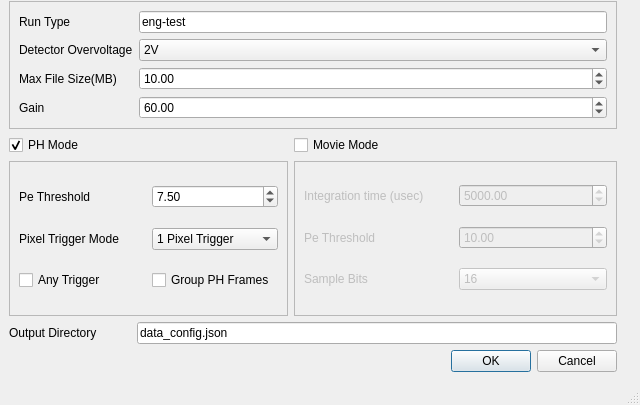
<?xml version="1.0" encoding="UTF-8"?>
<ui version="4.0">
 <class>DataConfigWin</class>
 <widget class="QMainWindow" name="DataConfigWin">
  <property name="geometry">
   <rect>
    <x>0</x>
    <y>0</y>
    <width>640</width>
    <height>405</height>
   </rect>
  </property>
  <property name="windowTitle">
   <string>Data_Config</string>
  </property>
  <widget class="QWidget" name="centralwidget">
   <widget class="QWidget" name="">
    <property name="geometry">
     <rect>
      <x>9</x>
      <y>1</y>
      <width>621</width>
      <height>371</height>
     </rect>
    </property>
    <layout class="QGridLayout" name="gridLayout_3">
     <item row="1" column="1">
      <widget class="QLabel" name="label_11">
       <property name="text">
        <string/>
       </property>
      </widget>
     </item>
     <item row="1" column="0">
      <widget class="QCheckBox" name="ph_mode_enable">
       <property name="text">
        <string>PH Mode</string>
       </property>
       <property name="checked">
        <bool>true</bool>
       </property>
      </widget>
     </item>
     <item row="1" column="4">
      <widget class="QLabel" name="label_10">
       <property name="text">
        <string/>
       </property>
      </widget>
     </item>
     <item row="2" column="0" colspan="2">
      <widget class="QFrame" name="ph_frame">
       <property name="sizePolicy">
        <sizepolicy hsizetype="Preferred" vsizetype="Preferred">
         <horstretch>2</horstretch>
         <verstretch>6</verstretch>
        </sizepolicy>
       </property>
       <property name="frameShape">
        <enum>QFrame::Shape::StyledPanel</enum>
       </property>
       <property name="frameShadow">
        <enum>QFrame::Shadow::Raised</enum>
       </property>
       <layout class="QGridLayout" name="gridLayout_5">
        <item row="1" column="1">
         <widget class="QComboBox" name="ph_trigger_mode">
          <item>
           <property name="text">
            <string>1 Pixel Trigger</string>
           </property>
          </item>
          <item>
           <property name="text">
            <string>2 Pixels Trigger</string>
           </property>
          </item>
          <item>
           <property name="text">
            <string>3 Pixels Trigger </string>
           </property>
          </item>
         </widget>
        </item>
        <item row="0" column="1">
         <widget class="QDoubleSpinBox" name="ph_pe_threshold">
          <property name="maximum">
           <double>9999.000000000000000</double>
          </property>
          <property name="singleStep">
           <double>1.000000000000000</double>
          </property>
          <property name="value">
           <double>7.500000000000000</double>
          </property>
         </widget>
        </item>
        <item row="0" column="0">
         <widget class="QLabel" name="label_8">
          <property name="text">
           <string>Pe Threshold</string>
          </property>
         </widget>
        </item>
        <item row="2" column="0">
         <widget class="QCheckBox" name="ph_any_trigger_enable">
          <property name="text">
           <string>Any Trigger</string>
          </property>
         </widget>
        </item>
        <item row="1" column="0">
         <widget class="QLabel" name="label_9">
          <property name="text">
           <string>Pixel Trigger Mode</string>
          </property>
         </widget>
        </item>
        <item row="2" column="1">
         <widget class="QCheckBox" name="ph_group_frame_enable">
          <property name="enabled">
           <bool>true</bool>
          </property>
          <property name="text">
           <string>Group PH Frames</string>
          </property>
         </widget>
        </item>
       </layout>
      </widget>
     </item>
     <item row="5" column="0">
      <widget class="QLabel" name="label">
       <property name="sizePolicy">
        <sizepolicy hsizetype="Preferred" vsizetype="Preferred">
         <horstretch>1</horstretch>
         <verstretch>0</verstretch>
        </sizepolicy>
       </property>
       <property name="text">
        <string>Output Directory</string>
       </property>
      </widget>
     </item>
     <item row="6" column="3">
      <widget class="QDialogButtonBox" name="data_config_button">
       <property name="standardButtons">
        <set>QDialogButtonBox::StandardButton::Cancel|QDialogButtonBox::StandardButton::Ok</set>
       </property>
      </widget>
     </item>
     <item row="5" column="1" colspan="3">
      <widget class="QLineEdit" name="config_output_dir">
       <property name="sizePolicy">
        <sizepolicy hsizetype="Expanding" vsizetype="Fixed">
         <horstretch>3</horstretch>
         <verstretch>0</verstretch>
        </sizepolicy>
       </property>
       <property name="text">
        <string>data_config.json</string>
       </property>
      </widget>
     </item>
     <item row="0" column="0" colspan="4">
      <widget class="QFrame" name="frame_3">
       <property name="sizePolicy">
        <sizepolicy hsizetype="Preferred" vsizetype="Preferred">
         <horstretch>0</horstretch>
         <verstretch>1</verstretch>
        </sizepolicy>
       </property>
       <property name="frameShape">
        <enum>QFrame::Shape::StyledPanel</enum>
       </property>
       <property name="frameShadow">
        <enum>QFrame::Shadow::Raised</enum>
       </property>
       <layout class="QGridLayout" name="gridLayout_4">
        <item row="3" column="0">
         <widget class="QLabel" name="label_4">
          <property name="text">
           <string>Max File Size(MB)</string>
          </property>
         </widget>
        </item>
        <item row="2" column="1">
         <widget class="QComboBox" name="detector_overvoltage">
          <item>
           <property name="text">
            <string>2V</string>
           </property>
          </item>
          <item>
           <property name="text">
            <string>3V</string>
           </property>
          </item>
         </widget>
        </item>
        <item row="0" column="1">
         <widget class="QLineEdit" name="run_type">
          <property name="text">
           <string>eng-test</string>
          </property>
         </widget>
        </item>
        <item row="3" column="1">
         <widget class="QDoubleSpinBox" name="max_file_size">
          <property name="maximum">
           <double>9999.000000000000000</double>
          </property>
          <property name="singleStep">
           <double>1.000000000000000</double>
          </property>
          <property name="value">
           <double>10.000000000000000</double>
          </property>
         </widget>
        </item>
        <item row="2" column="0">
         <widget class="QLabel" name="label_3">
          <property name="text">
           <string>Detector Overvoltage</string>
          </property>
         </widget>
        </item>
        <item row="0" column="0">
         <widget class="QLabel" name="label_2">
          <property name="text">
           <string>Run Type</string>
          </property>
         </widget>
        </item>
        <item row="4" column="0">
         <widget class="QLabel" name="label_12">
          <property name="text">
           <string>Gain</string>
          </property>
         </widget>
        </item>
        <item row="4" column="1">
         <widget class="QDoubleSpinBox" name="gain">
          <property name="maximum">
           <double>9999.000000000000000</double>
          </property>
          <property name="singleStep">
           <double>1.000000000000000</double>
          </property>
          <property name="value">
           <double>60.000000000000000</double>
          </property>
         </widget>
        </item>
       </layout>
      </widget>
     </item>
     <item row="1" column="2">
      <widget class="QCheckBox" name="movie_mode_enable">
       <property name="text">
        <string>Movie Mode</string>
       </property>
      </widget>
     </item>
     <item row="2" column="2" colspan="2">
      <widget class="QFrame" name="mov_frame">
       <property name="enabled">
        <bool>false</bool>
       </property>
       <property name="sizePolicy">
        <sizepolicy hsizetype="Preferred" vsizetype="Preferred">
         <horstretch>2</horstretch>
         <verstretch>6</verstretch>
        </sizepolicy>
       </property>
       <property name="frameShape">
        <enum>QFrame::Shape::StyledPanel</enum>
       </property>
       <property name="frameShadow">
        <enum>QFrame::Shadow::Raised</enum>
       </property>
       <layout class="QGridLayout" name="gridLayout_2">
        <item row="1" column="0">
         <widget class="QLabel" name="label_5">
          <property name="text">
           <string>Pe Threshold</string>
          </property>
         </widget>
        </item>
        <item row="0" column="1">
         <widget class="QDoubleSpinBox" name="mov_integration_time">
          <property name="maximum">
           <double>9999.000000000000000</double>
          </property>
          <property name="singleStep">
           <double>1.000000000000000</double>
          </property>
          <property name="value">
           <double>5000.000000000000000</double>
          </property>
         </widget>
        </item>
        <item row="0" column="0">
         <widget class="QLabel" name="label_6">
          <property name="text">
           <string>Integration time (usec)</string>
          </property>
         </widget>
        </item>
        <item row="1" column="1">
         <widget class="QDoubleSpinBox" name="mov_ph_threshold">
          <property name="maximum">
           <double>9999.000000000000000</double>
          </property>
          <property name="singleStep">
           <double>1.000000000000000</double>
          </property>
          <property name="value">
           <double>10.000000000000000</double>
          </property>
         </widget>
        </item>
        <item row="2" column="0">
         <widget class="QLabel" name="label_7">
          <property name="text">
           <string>Sample Bits</string>
          </property>
         </widget>
        </item>
        <item row="2" column="1">
         <widget class="QComboBox" name="mov_sample_bits">
          <item>
           <property name="text">
            <string>16</string>
           </property>
          </item>
          <item>
           <property name="text">
            <string>8</string>
           </property>
          </item>
         </widget>
        </item>
       </layout>
      </widget>
     </item>
    </layout>
   </widget>
  </widget>
  <widget class="QStatusBar" name="statusbar"/>
 </widget>
 <resources/>
 <connections/>
</ui>
